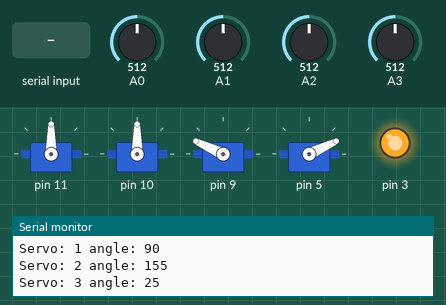
This sketch was run on a simulated Arduino Uno, built with avr-gcc and run on an emulated ATmega328P. Shown: 4 × servo, output pins drawn as LEDs (lit = HIGH), the last lines printed to the serial monitor. The test bench sets the inputs (shaded band); at power-on: A3 = 512, A1 = 512, A2 = 512, A0 = 512.

Above: at 1.2 s.
1.3 s: A3 set to 426
2.8 s: A3 set to 398
At 3.28 s:
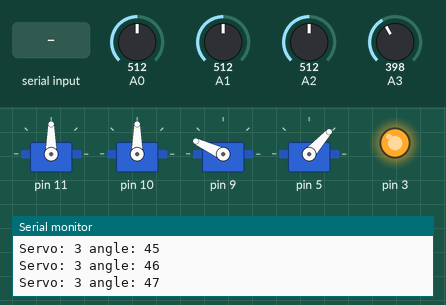
5.8 s: "2\n" received over the second serial link
At 6.13 s:
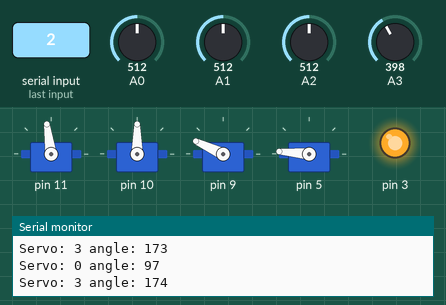
8.8 s: A1 set to 422
11.8 s: A1 set to 393
At 12.7 s:
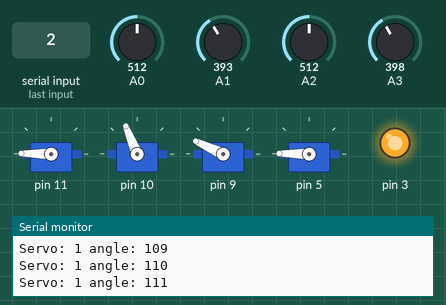
14.8 s: A2 set to 422
17.8 s: A2 set to 399
At 19.4 s:
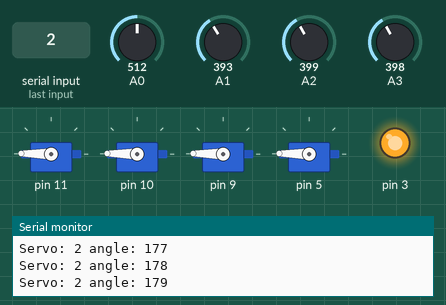
Timing chart, 0 to 20.9 s (numbered marks = the images above; inputs shaded):
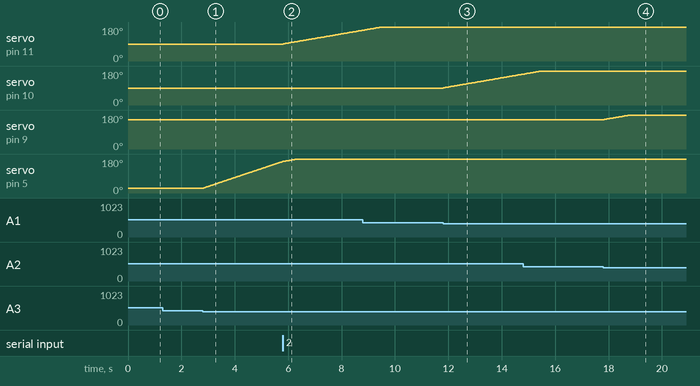

The sketch:

app.ino
```cpp
#include <Servo.h>
#include <SoftwareSerial.h>

SoftwareSerial mySerial(12, 13); // RX, TX
const int SERVOS = 4;
int PIN[SERVOS], value[SERVOS], currentAngle[SERVOS], MIN[SERVOS], MAX[SERVOS], INITANGLE[SERVOS];
Servo myservo[SERVOS];
int afrom[] = {90, 35, 135}, ato[] = {20, 140, 110}, amiddle[] = {20, 35, 135}, afinal[] = {179, 75, 95}, aafterfinal[] = {179, 35, 135};
int DELAYTIME = 200;
int servo_moving[SERVOS] = {0, 0, 0, 0};
int prev_angle[SERVOS];
boolean stringComplete = false;
int bt_servo = 0;
int bt_move = 0;
int idle = 0;


void setup() {
  Serial.begin(9600);
  pinMode(3, OUTPUT);
  digitalWrite(3, HIGH);
  mySerial.begin(9600);
  //Serial.print("Init");

  init_Pins();

  //auto_mode();
}

void loop() {
  move_bt();
  move_joy();
}

void init_Pins() {
  PIN[0] = 11;
  MIN[0] = 0;
  MAX[0] = 179;
  INITANGLE[0] = 90;
  PIN[1] = 10;
  MIN[1] = 35;
  MAX[1] = 179;
  INITANGLE[1] = 90;
  PIN[2] = 9;
  MIN[2] = 90;
  MAX[2] = 179;
  INITANGLE[2] = 155;
  PIN[3] = 5;
  MIN[3] = 0;
  MAX[3] = 179;
  INITANGLE[3] = 25;

  for (int i = 0; i < SERVOS; i++) {
    myservo[i].attach(PIN[i]);
    myservo[i].write(INITANGLE[i]);
    value[i] = 0;
    idle = 0;
  }
}

void move_bt() {
  checkSoftSerial();

  for (int i = 0; i < SERVOS; i++) {
    currentAngle[i] = myservo[i].read();

    if (prev_angle[i] != currentAngle[i]) {
      prev_angle[i] = currentAngle[i];
      Serial.print("Servo: ");
      Serial.print(i);
      Serial.print(" angle: ");
      Serial.print(currentAngle[i]);
      Serial.print("\n");
    }

    if (servo_moving[i] != 0) {
      currentAngle[i] += servo_moving[i];
      currentAngle[i] = currentAngle[i] > MAX[i] ? --currentAngle[i] : currentAngle[i];
      currentAngle[i] = currentAngle[i] < MIN[i] ? ++currentAngle[i] : currentAngle[i];

      myservo[i].write(currentAngle[i]);
      delay(20);
    }
  }
}

void checkSoftSerial() {
  String str = "";

  if (mySerial.available()) {
    for (int i = 0 ; i < 2; i++) {
      str += (char)mySerial.read();
    }
    // the servo to move
    int value = str.toInt();
    bt_servo = value / 10;

    // the direction to move
    int angle = value % 10;
    if (angle == 2) bt_move = 1;
    else if (angle == 1) bt_move = -1;
    else bt_move = 0;

    servo_moving[bt_servo] = bt_move;
  }
}

void move_joy() {
  for (int i = 0; i < SERVOS; i++) {
    value[i] = analogRead(i);
    currentAngle[i] = myservo[i].read();


    if (value[i] > 612) {
      idle = 0;
      if (currentAngle[i] > MIN[i]) --currentAngle[i];
    } else if (value[i] < 412) {
      idle = 0;
      if (currentAngle[i] < MAX[i]) ++currentAngle[i];
    } else {
      ++idle;
    }

    if (idle == 100) {
      myservo[i].detach();
    }
  }

  for (int i = 0 ; i < SERVOS; i++) {
    if (!myservo[i].attached()) myservo[i].attach(PIN[i]);
    myservo[i].write(currentAngle[i]);
  }

  delay(20);
}

void auto_mode() {
  for (int i = 0; i < 2; i++) {
    closeclaw(false);
    armfromto(afrom, ato);
    closeclaw(true);
    delay(DELAYTIME);
    armfromto(ato, amiddle);
    delay(DELAYTIME);
    armfromto(amiddle, afinal);
    closeclaw(false);
    delay(DELAYTIME);
    armfromto(afinal, aafterfinal);
    delay(DELAYTIME);
    armfromto(aafterfinal, afrom);
    delay(DELAYTIME);
  }
}

void armfromto(int *arrf, int *arrt) {
  int lp[3], seg = 3, sign;

  for (int i = 0; i < 3; i++) {
    lp[i] = abs((arrt[i] - arrf[i]) / seg);
  }

  //delay(DALAYTIME);
  for (int i = 0; i < 3; i++) {
    sign = arrt[i] - arrf[i] > 0 ? 1 : -1;
    for (int j = 0; j < lp[i]; j++) {
      myservo[i].write(arrf[i] + j * seg * sign);
      delay(20);
    }
    delay(DELAYTIME);
  }
}

void closeclaw(boolean op) {
  if (op) {
    myservo[3].write(5);
  } else {
    myservo[3].write(30);
  }
}
```

Measured:
- the behaviour switches between 412 and 411 on A3 (found by bisection; images 0 and 1)
- the behaviour switches between 412 and 411 on A1 (found by bisection; images 2 and 3)
- the behaviour switches between 412 and 411 on A2 (found by bisection; images 3 and 4)
- after the input at 1.3 s, every drawn part: stays the same
- after the input at 2.8 s, servo on pin 5: moves from 25° to 167° over 3.0 s, starting at once
- after the input at 5.8 s, servo on pin 11: moves from 90° to 163° over 3.0 s, starting at once
- after the input at 11.8 s, servo on pin 10: moves from 90° to 163° over 3.0 s, starting at once
- after the input at 17.8 s, servo on pin 9: moves from 155° to 179° over 0.95 s, starting at once
